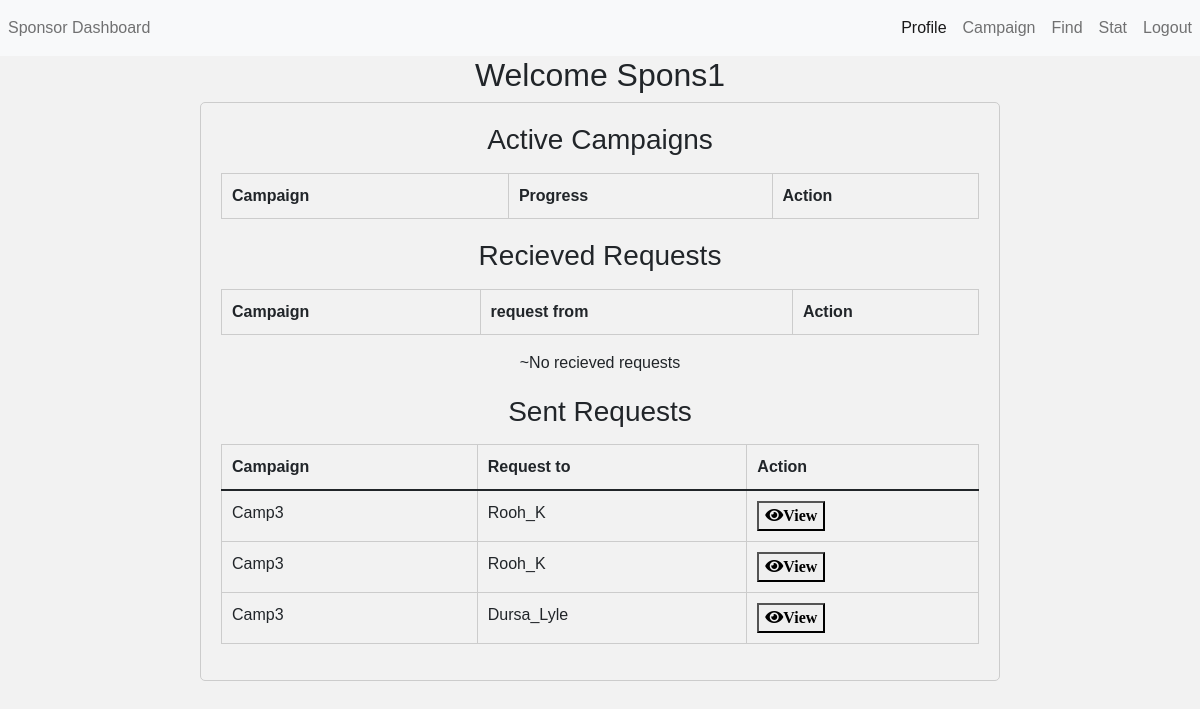
The app's page /user/Spons1 with its own data.
### models.py (models this page shows)
class User_t(db.Model):
    __tablename__ = 'User'
    id = db.Column(db.Integer, primary_key=True, autoincrement=True)
    username = db.Column(db.String(64), unique=True, nullable=False)
    password = db.Column(db.String(128), nullable=False)
    role_id = db.Column(db.Integer, db.ForeignKey('Roles.role_id'), nullable=False)
    is_flagged = db.Column(db.Boolean , default=False)
    type = db.Column(db.String(50))
    def get_user(username):
        if username is None:
            return User_t.query.all()
        else:
            return User_t.query.filter_by(username=username).first()
    def get_user_by_id(id):
        if id is None:
            return User_t.query.all()
        else:
            return User_t.query.filter_by(id=id).first()
    __mapper_args__ = {
        'polymorphic_on': 'type',
        'polymorphic_identity': 'User'
    }

class Campaign_t(db.Model):
    __tablename__ = 'Campaign'
    Campaign_id = db.Column(db.Integer(), nullable=False, primary_key=True, autoincrement=True)
    Sponsor_id = db.Column(db.Integer(), db.ForeignKey("Sponsor.id"), nullable=False)
    Title = db.Column(db.String())
    Desc = db.Column(db.String())
    Img = db.Column(BLOB)
    Niche = db.Column(db.String(), nullable=True)
    Status = db.Column(db.String(), nullable=False, default="created")
    date_created = db.Column(db.Date(), nullable=False)
    start_date = db.Column(db.Date(), nullable=False)
    end_date = db.Column(db.Date(), nullable=True)
    Goal_ads = db.Column(db.Integer(), nullable=True)
    Budget = db.Column(db.Integer(), nullable=False)
    ads = db.relationship('Ad_Campaign_t', backref='campaign', lazy=True)
    @staticmethod
    def get_campaign(Campaign_id):
        if Campaign_id is None:
            return Campaign_t.query.all()
        else:
            return Campaign_t.query.filter_by(Campaign_id=Campaign_id).first()
    __table_args__ = (db.ForeignKeyConstraint(['Sponsor_id'], ['Sponsor.id'], name='fk_campaign_sponsor'),)

### controllers.py (the view, shortened to what this page needs)
@app.route('/user/<username>', methods = ['GET', 'POST'])
def user_dash(username):
    this_user=User(username)
    if this_user.role_id == 2:
        this_user=Sponsor(username)
        recieved_requests = Request.get_req_to(this_user.username)
        sent_requests = Request.get_req_from(this_user.username)
        return render_template("spons_dash.html", user= this_user.username, active_campaigns= this_user.get_camp_list(), recieved_requests = recieved_requests, sent_requests = sent_requests)

### classes.py (called while the page is built)
    def get_camp_list(self):
        camp_list=[]
        for campgn in Campaign_t.get_campaign(None):
            if campgn.Sponsor_id==self.id and campgn.Status!='flagged':
                camp_list.append(Campaign(campgn.Campaign_id))
        return camp_list

    def get_status(self):
        if self.this_campaign.Status=='flagged':
            return self.this_campaign.Status
        elif self.start_date > date.today():
            return "created"
        elif self.start_date <= date.today() and self.end_date >= date.today():
            return "active"
        elif self.end_date < date.today():
            return "ended"

    def is_flagged(self):
        return self.status == "flagged"

    def Influencer_names(self):
        names=[]
        list=Ad_influencers_t.get_ad_influencer(self.Ad_id)
        for relation in list:
            names.append(relation.influencer_name)
        return names

    def get_status(self):
        if self.this_ad.Status=='flagged':
            return self.this_ad.Status
        elif self.Inf_names==[]:
            return "created"
        elif self.Inf_names!=[]:
            return "active"
        elif Campaign_t.get_campaign(self.Campaign_id).Status=="ended":
            return "ended"

    def is_flagged(self):
        return self.Status == "flagged"

    @staticmethod
    def get_req_from(name):
        req_list=[]
        requests=Request_t.get_request(None)
        for request in requests:
            request=Request(request.Req_id)
            if request.requester_name==name and request.Status=='created':
                req_list.append(request)
        return req_list

    @staticmethod
    def get_req_to(name):
        req_list=[]
        requests=Request_t.get_request(None)
        for request in requests:
            request=Request(request.Req_id)
            if request.responser_name==name and request.Status=='created':
                req_list.append(request)
        return req_list

### models.py (called while the page is built)
    @staticmethod
    def get_ad(Ad_id):
        if Ad_id is None:
            return Ad_Campaign_t.query.all()
        else:
            return Ad_Campaign_t.query.filter_by(Ad_id=Ad_id).first()

    def get_adcount_by_camp(Campaign_id):
        return Ad_Campaign_t.query.filter_by(Campaign_id=Campaign_id).count()

    @staticmethod
    def get_ad_influencer(Ad_id):
        if Ad_id is None:
            return Ad_influencers_t.query.all()
        else:
            return Ad_influencers_t.query.filter_by(Ad_id=Ad_id)

### Templates/spons_dash.html (shortened to what this page needs)
<!DOCTYPE html>
<html>
<head>
    <link rel="stylesheet" href="https://cdn.jsdelivr.net/npm/bootstrap@5.1.3/dist/css/bootstrap.min.css">
    <link rel="stylesheet" href="https://cdnjs.cloudflare.com/ajax/libs/font-awesome/5.15.3/css/all.min.css" />
    <link rel="stylesheet" href="/static/dashboard.css">
</head>
<body>
  <nav class="navbar navbar-expand-lg navbar-light bg-light">
    <div class="navbar-nav ml-auto"><a class="nav-link" href="/user/{{user}}">Sponsor Dashboard</a></div>
    <div class="collapse navbar-collapse" id="navbarSupportedContent">
      <ul class="navbar-nav ms-auto">
        <li class="nav-item">
          <a class="nav-link active" href="/user/{{user}}">Profile</a>
        </li>
        <li class="nav-item">
          <a class="nav-link" href="/user/{{user}}/Campaign">Campaign</a>
        </li>
        <li class="nav-item">
          <a class="nav-link" href="/user/{{user}}/find">Find</a>
        </li>
        <li class="nav-item">
          <a class="nav-link" href="/user/{{user}}/stat">Stat</a>
        </li>
        <li class="nav-item">
          <a class="nav-link" href="/">Logout</a>
        </li>
      </ul>
    </div>
  </nav>
<main class="text-center">
  <p class="h2">Welcome {{user}}</p>
  <div class="container">
    <div class="section">
      <p class="h3">Active Campaigns</p>
      <table class="table">
        <thead>
          <tr><p class="h4">
            <th>Campaign</th>
            <th>Progress</th>
            <th>Action</th>
            </p></tr>
        </thead>
      </table>
    </div>
    <div class="section">
      <p class="h3">Recieved Requests</p>
      <table class="table">
        <thead>
          <tr><p class="h4">
            <th>Campaign</th>
            <th>request from</th>
            <th>Action</th>
            </p></tr>
        </thead>
        <tbody>
          {%if recieved_requests==[]%}
          </tbody></table><p>~No recieved requests</p>
          {%endif%}
    </div>
      <p class="h3">Sent Requests</p>
      <table class="table">
        <thead>
          <tr><p class="h4">
            <th>Campaign</th>
            <th>Request to</th>
            <th>Action</th>
            </p></tr>
        </thead>
        <tbody>
          {% for request in sent_requests %}
          <tr>
            <td>{{ request.camp_name }}</td>
            <td>{{ request.responser_name }}</td>
            <td>
              <button type="button" class="view-button-req" data-bs-toggle="modal" data-bs-target="#reqModal-{{request.Req_id}}"
              data-req-id= "{{request.Req_id}}"
              data-camp-name="{{request.camp_name}}"
              data-ad-name="{{request.Ad_name}}"
              data-req-name="{{request.requester_name}}"
              data-res-name="{{request.responser_name}}"
              data-status = "{{request.Status}}"
              data-payment-amt = "{{request.Payment_amt}}"
              data-req-msg = "{{request.message_req}}"
              data-res-msg = "{{request.message_resp}}"><i class="fa fa-eye">View</i></button>
            </td>
          </tr>
          {% endfor %}
        </tbody>
      </table>
    </div>
</main>
</body>
</html>

### static/dashboard.css (style rules this page uses)
body { background-color: #f2f2f2; font-family: Arial, sans-serif; }
body { font-family: sans-serif; }
.container { width: 800px; margin: 0 auto; padding: 20px; border: 1px solid #ccc; border-radius: 5px; }
.section { margin-bottom: 20px; }
.table { width: 100%; border-collapse: collapse; }
.table th, .table td { padding: 10px; border: 1px solid #ccc; text-align: left; }
.table th { background-color: #f2f2f2; }

### records on screen
User_t: username "Spons1"
Campaign_t: camp_name "Camp3" "Camp3" "Camp3"
User_t: responser_name "Rooh_K" "Rooh_K"
User_t: responser_name "Dursa_Lyle"
